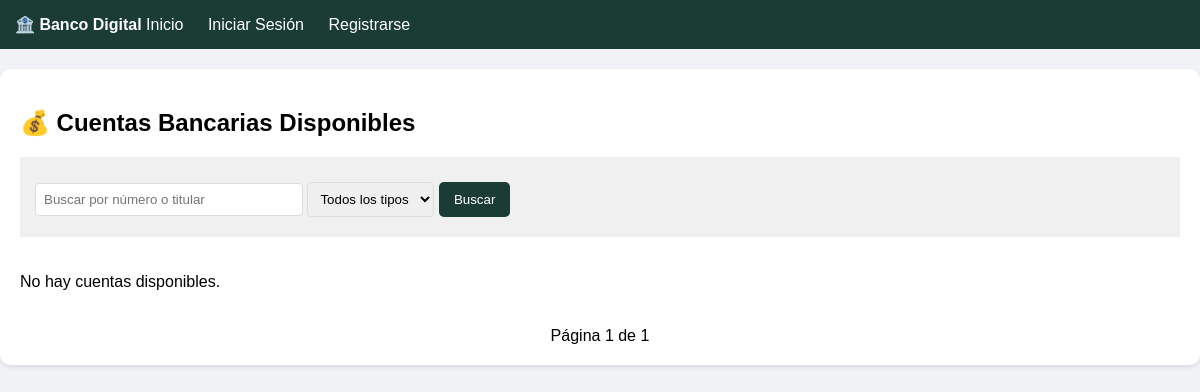
Before: / with the older database file.
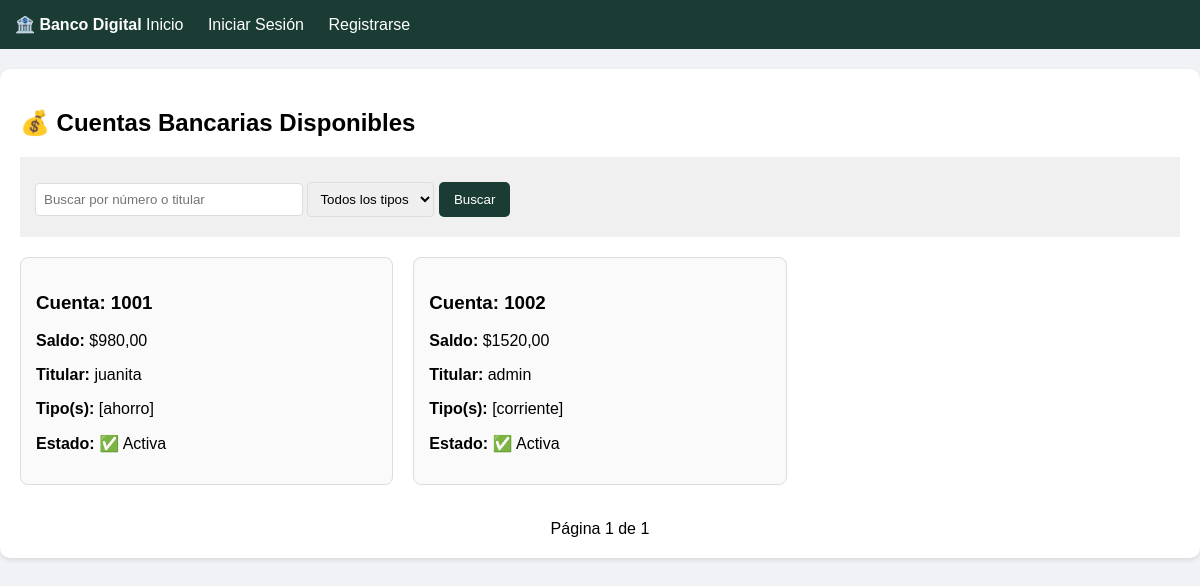
After: the same page with the newer database file.
### core/models.py (models this page shows, shortened)
class Cuenta(models.Model):
    ESTADOS = [
        ('activa', 'Activa'),
        ('bloqueada', 'Bloqueada'),
        ('cerrada', 'Cerrada'),
    ]
    id = models.UUIDField(primary_key=True, default=uuid.uuid4, editable=False)
    numero_cuenta = models.CharField(max_length=20, unique=True)
    saldo = models.DecimalField(max_digits=12, decimal_places=2, default=0.00)
    estado = models.CharField(max_length=10, choices=ESTADOS, default='activa')
    propietario = models.ForeignKey(
        Usuario,
        on_delete=models.CASCADE,
        related_name='cuentas'
    )
    tipos_cuenta = models.ManyToManyField(
        TipoCuenta,
        related_name='cuentas'
    )
    fecha_creacion = models.DateTimeField(auto_now_add=True)

class Usuario(AbstractUser):
    id = models.UUIDField(primary_key=True, default=uuid.uuid4, editable=False)
    telefono = models.CharField(max_length=15, blank=True)
    direccion = models.TextField(blank=True)
    foto_perfil = models.ImageField(upload_to='fotos_perfil/', blank=True, null=True)

class TipoCuenta(models.Model):
    id = models.UUIDField(primary_key=True, default=uuid.uuid4, editable=False)
    nombre = models.CharField(max_length=100)
    descripcion = models.TextField(blank=True)
    tasa_interes = models.DecimalField(max_digits=5, decimal_places=2, default=0.00)
    cuota_mensual = models.DecimalField(max_digits=10, decimal_places=2, default=0.00)

### core/views.py (the view)
# urls.py: path('', views.inicio, name='inicio'),
def inicio(request):
    busqueda = request.GET.get('q')
    tipo_cuenta_id = request.GET.get('tipo_cuenta')
    cuentas = Cuenta.objects.select_related('propietario').prefetch_related('tipos_cuenta').all()
    if busqueda:
        cuentas = cuentas.filter(
            Q(numero_cuenta__icontains=busqueda) |
            Q(propietario__username__icontains=busqueda)
        )
    if tipo_cuenta_id:
        cuentas = cuentas.filter(tipos_cuenta__id=tipo_cuenta_id)
    paginador = Paginator(cuentas, 6)
    numero_pagina = request.GET.get('page')
    pagina_objetos = paginador.get_page(numero_pagina)
    tipos_cuenta = TipoCuenta.objects.all()
    return render(request, 'core/inicio.html', {
        'pagina_objetos': pagina_objetos,
        'tipos_cuenta': tipos_cuenta
    })

### core/templates/core/inicio.html (shortened to what this page needs)
{% extends 'core/base.html' %}
{% block content %}
<h2>💰 Cuentas Bancarias Disponibles</h2>
<form method="GET" style="margin-bottom: 20px; padding: 15px; background: #f0f0f0;">
    <input type="text" name="q" placeholder="Buscar por número o titular" style="width: 250px;">
    <select name="tipo_cuenta">
        <option value="">Todos los tipos</option>
    </select>
    <button type="submit">Buscar</button>
</form>
<div class="cuadricula">
    {% for cuenta in pagina_objetos %}
        <div class="tarjeta">
            <h3>Cuenta: {{ cuenta.numero_cuenta }}</h3>
            <p><strong>Saldo:</strong> ${{ cuenta.saldo }}</p>
            <p><strong>Titular:</strong> {{ cuenta.propietario.username }}</p>
            <p><strong>Tipo(s):</strong>
                {% for tipo in cuenta.tipos_cuenta.all %}
                    [{{ tipo.nombre }}]
                {% endfor %}
            </p>
            <p><strong>Estado:</strong>
                {% if cuenta.estado == 'activa' %}✅ Activa{% else %}❌ Bloqueada{% endif %}
            </p>
        </div>
    {% empty %}
        <p>No hay cuentas disponibles.</p>
    {% endfor %}
</div>
<div class="paginacion">
    <span>Página {{ pagina_objetos.number }} de {{ pagina_objetos.paginator.num_pages }}</span>
</div>
{% endblock %}

### core/templates/core/base.html (shortened to what this page needs)
<!DOCTYPE html>
<html lang="es">
<head>
</head>
<body>
    <nav>
        <div style="max-width: 1200px; margin: auto;">
            <strong>🏦 Banco Digital</strong>
            <a href="{% url 'inicio' %}">Inicio</a>
            {% if user.is_authenticated %}
                <a href="{% url 'panel' %}">Mi Panel</a>
                <a href="{% url 'transferencia' %}">Transferir</a>
                <a href="{% url 'editar_perfil' %}">Mi Perfil</a>
                <a href="{% url 'cerrar_sesion' %}">Cerrar Sesión</a>
                <span style="float: right;">
                    {% if user.foto_perfil %}
                        <img src="{{ user.foto_perfil.url }}" class="avatar-pequeno">
                    {% else %}
                        👤
                    {% endif %}
                    <strong>{{ user.username }}</strong>
                </span>
            {% else %}
                <a href="{% url 'iniciar_sesion' %}">Iniciar Sesión</a>
                <a href="{% url 'registro' %}">Registrarse</a>
            {% endif %}
        </div>
    </nav>
    <div class="contenedor">
        {% block content %}{% endblock %}
    </div>
</body>
</html>

### core/templates/core/base.html (style rules this page uses)
body { font-family: Arial, sans-serif; margin: 0; padding: 0; background-color: #f0f2f5; }
nav { background-color: #1a3c34; color: white; padding: 15px; margin-bottom: 20px; }
nav a { color: white; margin-right: 20px; text-decoration: none; }
.contenedor { max-width: 1200px; margin: auto; background: white; padding: 20px; border-radius: 10px; box-shadow: 0 2px 5px rgba(0,0,0,0.1); }
button, .boton { background-color: #1a3c34; color: white; padding: 10px 15px; border: none; cursor: pointer; text-decoration: none; display: inline-block; margin-top: 10px; border-radius: 5px; }
.tarjeta { border: 1px solid #ddd; padding: 15px; margin-bottom: 15px; border-radius: 8px; background: #fafafa; }
.cuadricula { display: grid; grid-template-columns: repeat(auto-fill, minmax(300px, 1fr)); gap: 20px; }
.paginacion { text-align: center; margin-top: 20px; }
input, select { padding: 8px; margin: 5px 0; border: 1px solid #ddd; border-radius: 4px; }

Changed rows visible on the page:
added Cuenta: numero_cuenta "1001", saldo "980,00", propietario.username "juanita", estado "✅ Activa"
added TipoCuenta: nombre "ahorro", shown under "1001"
added Cuenta: numero_cuenta "1002", saldo "1520,00", propietario.username "admin", estado "✅ Activa"
added TipoCuenta: nombre "corriente", shown under "1002"
Other visible differences:
text no longer shown: "No hay cuentas disponibles."
